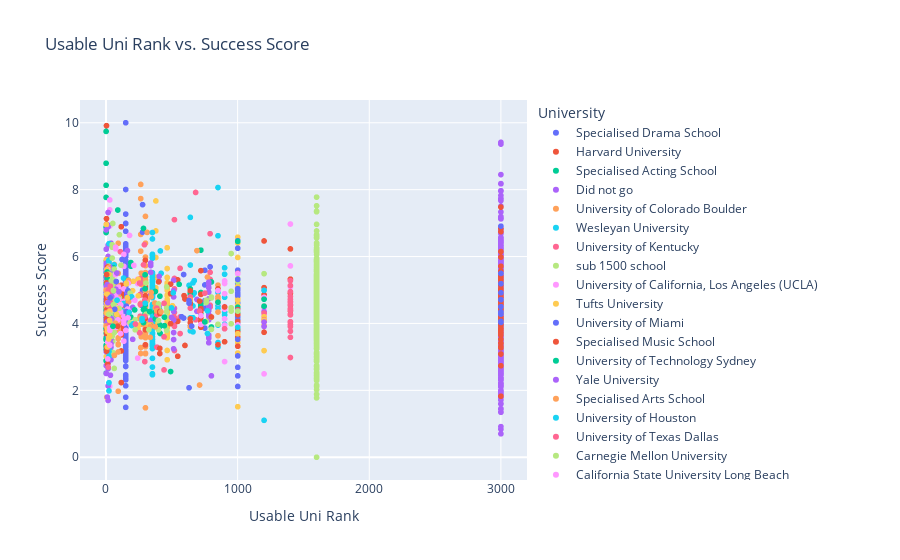

Notebook code for this chart:
### Code cell
fig = px.scatter(
    actor_df,
    x="Usable Uni Rank",
    y="Success Score",
    color='University',
    title="Usable Uni Rank vs. Success Score",
    hover_data={"index": actor_df.index}  # Include index in hover data
)

fig.show()
fig.write_html("rank_fixed_vs_score.html")
